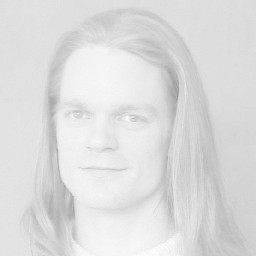
#> input picture low-contrast.png, 256 x 256 px
$ jupyter execute CVL_Assignment01.ipynb
#> lines starting #> are read from the running program, lines starting #| are printed output that depends on the picture
# **Image Enhancement**
## Tugas Mata Kuliah: Computer Vision Lanjut
Risang Panggalih 24/550961/PPA/06961

## A. Histogram Equalization

Histogram equalization merupakan salah satu teknik pengolahan citra yang digunakan untuk meningkatkan kontras pada sebuah gambar. Histogram equalization bekerja dengan cara mendistribusikan intensitas pixel secara merata di rentang nilai intensitas (0 hingga 255).

[cell 1]
# Import Library
import numpy as np
from PIL import Image
import matplotlib.pyplot as plt

[cell 2]
# Define function

# Load citra sebagai array 2D
def load_img(path: str) -> np.ndarray:
#> called with path = 'low-contrast.png'
    return np.array(Image.open(path).convert('L'), dtype=np.uint8)

# Mengubah array 2D menjadi citra PIL grayscale
def to_pil(arr: np.ndarray) -> Image.Image:
    return Image.fromarray(np.clip(arr, 0, 255).astype(np.uint8), mode='L')

# Menampilkan citra
def show(arr: np.ndarray, title: str = '') -> None:
    plt.figure()
    plt.imshow(arr, cmap='gray', vmin=0, vmax=255)
    plt.title(title)
    plt.axis('off')
    plt.show()

[cell 3]
# Fungsi Histogram Equalization
def histogram_equalization(img: np.ndarray) -> np.ndarray:
    if img.ndim != 2:
        raise ValueError("Fungsi hanya bisa menerima citra grayscale 2D (HxW)")

    hist = np.bincount(img.reshape(-1), minlength=256).astype(np.float64) # Hitung histogram 0..255
#> hist = 256 values, max 6785 at index 221, min 0 at index 0, mean 256
    cdf  = hist.cumsum() # CDF (Cumulative Distribution Function) = jumlah kumulatif dari histogram
#> cdf = 256 values from 0 to 65536

    # Ambil nilai CDF terendah yang > 0 (Jika tidak ada maka cdf_min=0)
    cdf_min = cdf[np.nonzero(hist)][0] if hist.sum() > 0 else 0
#> cdf_min = 1

    denom = img.size - cdf_min # total pixel-cdf_min
#> denom = 65535

    # Jika denom <= 0 maka semua pixel sama (citra tidak perlu dinormalisasikan)
    if denom <= 0:
        return img.copy()

    # Normalisasi CDF ke rentang 0..255
    lut = np.round((cdf - cdf_min) * 255.0 / denom).astype(np.uint8)
#> lut = 256 values from 0 to 255
    return lut[img]
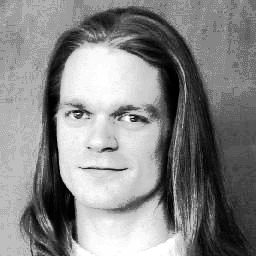
#> returned value: shape (256, 256); min 0, max 255, mean 133.6

[cell 4]
# Penerapan
IMG_PATH = "low-contrast.png"

low_contrast_img = load_img(IMG_PATH)
print(f"Loaded: {IMG_PATH}")
show(low_contrast_img, 'Sebelum Histogram Equalization')

show(histogram_equalization(low_contrast_img), 'Sesudah Histogram Equalization')
#> call 2 of load_img, with path = 'akmal.png'
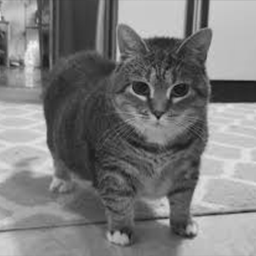
#> input picture akmal.png, 256 x 256 px

## B. Box Blur dan Unsharp Masking

Box blur merupakan teknik mengaburkan (smoothing) gambar dengan cara mengganti nilai setiap pixel dengan rata-rata dari pixel tetangganya. Unsharp masking merupakan teknik penajaman gambar (sharpening) dengan cara mengurangi blur dari gambar aslinya.

[cell 5]
# Moving average 1 dimensi (blur)
def _movavg1d(a: np.ndarray, k: int) -> np.ndarray:
    if k % 2 == 0:
        raise ValueError("k harus bernilai ganjil (3, 5, 7, dll)")
    r = k // 2
    a_pad = np.pad(a.astype(np.float32), (r, r), mode='edge') # Menambahkan padding dengan cara mengulang nilai tepi (agar pinggir tidak gelap/terang)
    h = np.ones(k, dtype=np.float32) / k
    return np.convolve(a_pad, h, mode='valid') # Operasi Konvolusi

# Blur 2D dengan kernel rata-rata k×k
def box_blur(arr: np.ndarray, k: int = 3) -> np.ndarray:
#> called with k = 5
    a = arr.astype(np.float32)
    if a.ndim != 2:
        raise ValueError("Fungsi hanya bisa menerima citra grayscale 2D (HxW)")
    tmp = np.apply_along_axis(_movavg1d, 1, a, k) # jalankan _movavg1d sepanjang axis 1 (horizontal)
    out = np.apply_along_axis(_movavg1d, 0, tmp, k) # jalankan _movavg1d sepanjang axis 0 (vertical)
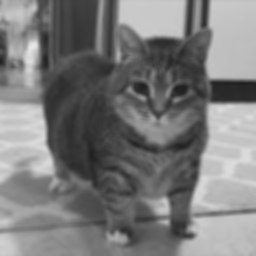
#> out: shape (256, 256) float32; min 31, max 232.2, mean 123.5
    return out

def unsharp(arr: np.ndarray, k: int = 3, amount: float = 1.0) -> np.ndarray:
#> called with k = 5, amount = 1.2
    blur = box_blur(arr, k) # Lakukan blur terlebih dahulu
    out = arr.astype(np.float32) + amount * (arr.astype(np.float32) - blur) # Unsharp masking (menajamkan gambar dengan menambahkan kembali detail dari perbedaan gambar asli dan hasil blur)
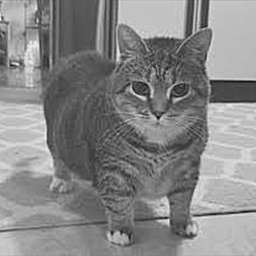
#> out: shape (256, 256) float32; min -53.42, max 279.8, mean 123.5; drawn with min black and max white
    return np.clip(out, 0, 255).astype(np.uint8)
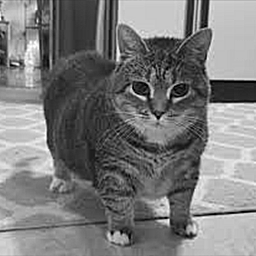
#> returned value: shape (256, 256); min 0, max 255, mean 123

[cell 6]
# Penerapan
IMG_PATH2 = "akmal.png"

cat_img = load_img(IMG_PATH2)

blurred_arr = box_blur(cat_img, k=5)
sharpened_arr = unsharp(cat_img, k=5, amount=1.2)

print(f"Loaded: {IMG_PATH2}")
show(cat_img, 'Sebelum')
show(box_blur(cat_img), 'Sesudah Box Blur')
show(unsharp(cat_img), 'Sesudah Unsharp Masking')
